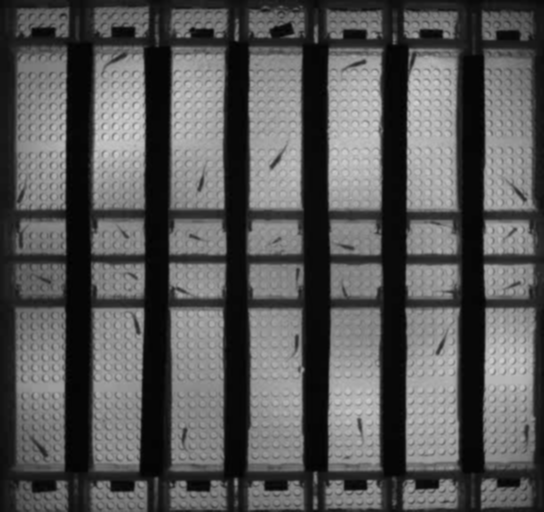
#> input picture data/input/frames/frame_000_original.png, 544 x 512 px
$ python -i balanced_frame_diff_detector.py   (imports and definitions only)
#> lines starting #> are read from the running program, lines starting #| are printed output that depends on the picture
#> further down, picture is the input picture: shape (512, 544, 3); min 1, max 213, mean 87.6
"""Balanced frame differencing detector optimized for ~20 fish per frame."""

import cv2
import numpy as np
from pathlib import Path
from typing import List, Tuple, Optional, Dict
from dataclasses import dataclass
from collections import deque
import time


@dataclass
class BalancedDetection:
    """Represents a detection from balanced frame differencing."""
    x: int
    y: int
    width: int
    height: int
    area: int
    confidence: float
    motion_magnitude: float
    frame_diff: float
    temporal_consistency: float


class BalancedFrameDifferencingDetector:
    """Balanced frame differencing detector optimized for ~20 fish per frame."""

    def __init__(self,
                 min_area: int = 5,
                 max_area: int = 120,
                 min_aspect_ratio: float = 1.0,
                 max_aspect_ratio: float = 10.0,
                 diff_threshold: int = 15,
                 gaussian_kernel: Tuple[int, int] = (3, 3),
                 expected_fish_count: int = 20,
                 temporal_window: int = 5,
                 confidence_threshold: float = 0.4):
        """
        Initialize balanced frame differencing detector.

        Args:
            min_area: Small minimum area for tiny fish
            max_area: Small maximum area
            min_aspect_ratio: Flexible aspect ratio
            max_aspect_ratio: Flexible aspect ratio
            diff_threshold: Low threshold for sensitivity
            gaussian_kernel: Small Gaussian blur kernel
            expected_fish_count: Expected number of fish per frame
            temporal_window: Number of frames to consider for temporal consistency
            confidence_threshold: Minimum confidence threshold for detections
        """
        self.min_area = min_area
        self.max_area = max_area
        self.min_aspect_ratio = min_aspect_ratio
        self.max_aspect_ratio = max_aspect_ratio
        self.diff_threshold = diff_threshold
        self.gaussian_kernel = gaussian_kernel
        self.expected_fish_count = expected_fish_count
        self.temporal_window = temporal_window
        self.confidence_threshold = confidence_threshold

        # Frame buffer for differencing
        self.frame_buffer = deque(maxlen=5)  # Keep last 5 frames
        self.background_model = None
        self.background_alpha = 0.03  # Moderate learning rate

        # Detection history for temporal consistency
        self.detection_history = deque(maxlen=temporal_window)

        # CLAHE for contrast enhancement
        self.clahe = cv2.createCLAHE(clipLimit=2.5, tileGridSize=(6, 6))

        self.frame_count = 0

    def preprocess_frame(self, frame: np.ndarray) -> np.ndarray:
        """Preprocess frame for better frame differencing."""
        # Convert to grayscale
        if len(frame.shape) == 3:
            gray = cv2.cvtColor(frame, cv2.COLOR_BGR2GRAY)
        else:
            gray = frame.copy()

        # Apply CLAHE for better contrast
        enhanced = self.clahe.apply(gray)
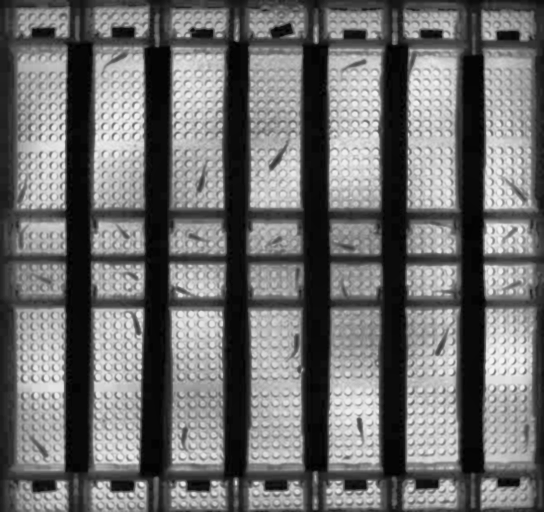
#> enhanced: shape (512, 544); min 0, max 246, mean 110.8

        # Apply minimal Gaussian blur to reduce noise while preserving small details
        blurred = cv2.GaussianBlur(enhanced, self.gaussian_kernel, 0)

        return blurred

    # [9 lines left out: function update_background_model, not called in this run]

    def compute_balanced_frame_difference(self, current_frame: np.ndarray) -> Tuple[np.ndarray, np.ndarray]:
        """Compute balanced frame difference using multiple methods."""
        # Add current frame to buffer
        self.frame_buffer.append(current_frame)

        if len(self.frame_buffer) < 2:
            return np.zeros_like(current_frame), np.zeros_like(current_frame)

        # Method 1: Consecutive frame difference
        prev_frame = self.frame_buffer[-2]
        consecutive_diff = cv2.absdiff(current_frame, prev_frame)

        # Method 2: Background subtraction
        background = self.update_background_model(current_frame)
        background_diff = cv2.absdiff(current_frame, background)

        # Method 3: Multi-frame difference
        multi_frame_diff = np.zeros_like(current_frame)
        if len(self.frame_buffer) >= 3:
            # Use recent frames for more robust detection
            for i in range(max(0, len(self.frame_buffer) - 3), len(self.frame_buffer) - 1):
                diff = cv2.absdiff(self.frame_buffer[i], self.frame_buffer[-1])
                multi_frame_diff = cv2.bitwise_or(multi_frame_diff, diff)

        # Method 4: Temporal gradient
        temporal_gradient = np.zeros_like(current_frame)
        if len(self.frame_buffer) >= 3:
            # Compute gradient across recent frames
            for i in range(max(0, len(self.frame_buffer) - 3), len(self.frame_buffer) - 1):
                grad = cv2.absdiff(self.frame_buffer[i], self.frame_buffer[i + 1])
                temporal_gradient = cv2.bitwise_or(temporal_gradient, grad)

        # Combine differences with balanced weights
        combined_diff = cv2.addWeighted(consecutive_diff, 0.4, background_diff, 0.4, 0)
        combined_diff = cv2.addWeighted(combined_diff, 0.7, multi_frame_diff, 0.3, 0)
        combined_diff = cv2.addWeighted(combined_diff, 0.8, temporal_gradient, 0.2, 0)

        return combined_diff, consecutive_diff

    def detect_motion_regions(self, frame: np.ndarray) -> List[BalancedDetection]:
        """Detect motion regions using balanced frame differencing."""
        # Preprocess frame
        processed_frame = self.preprocess_frame(frame)

        # Compute frame differences
        combined_diff, consecutive_diff = self.compute_balanced_frame_difference(processed_frame)
#> combined_diff: shape (512, 544); every value is 0

        # Apply threshold
        _, thresh = cv2.threshold(combined_diff, self.diff_threshold, 255, cv2.THRESH_BINARY)

        # Gentle morphological operations to preserve small objects
        kernel = cv2.getStructuringElement(cv2.MORPH_ELLIPSE, (2, 2))
        cleaned = cv2.morphologyEx(thresh, cv2.MORPH_OPEN, kernel, iterations=1)

        # Find contours
        contours, _ = cv2.findContours(cleaned, cv2.RETR_EXTERNAL, cv2.CHAIN_APPROX_SIMPLE)
#> contours = []

        detections = []
        for contour in contours:
            area = cv2.contourArea(contour)

            # Filter by area
            if area < self.min_area or area > self.max_area:
                continue

            # Get bounding rectangle
            x, y, w, h = cv2.boundingRect(contour)
            aspect_ratio = w / h if h > 0 else 0

            # Filter by aspect ratio
            if aspect_ratio < self.min_aspect_ratio or aspect_ratio > self.max_aspect_ratio:
                continue

            # Calculate motion magnitude in this region
            roi_diff = consecutive_diff[y:y+h, x:x+w]
            motion_magnitude = np.mean(roi_diff) if roi_diff.size > 0 else 0

            # Calculate frame difference strength
            roi_combined = combined_diff[y:y+h, x:x+w]
            frame_diff_strength = np.mean(roi_combined) if roi_combined.size > 0 else 0

            # Calculate temporal consistency
            temporal_consistency = self._calculate_temporal_consistency(x, y, w, h)

            # Calculate confidence
            confidence = self._calculate_balanced_confidence(contour, area, aspect_ratio,
                                                           motion_magnitude, frame_diff_strength,
                                                           temporal_consistency)

            # Apply confidence threshold
            if confidence < self.confidence_threshold:
                continue

            detection = BalancedDetection(
                x=x, y=y, width=w, height=h,
                area=int(area), confidence=confidence,
                motion_magnitude=motion_magnitude,
                frame_diff=frame_diff_strength,
                temporal_consistency=temporal_consistency
            )
            detections.append(detection)
#> this loop made 0 passes
#> after the loop, detections = []

        # Update detection history
        self.detection_history.append(detections)

        # Apply temporal filtering
        detections = self._apply_temporal_filtering(detections)

        # Apply non-maximum suppression
        detections = self._non_maximum_suppression(detections)

        # Limit to expected fish count if we have too many
        if len(detections) > self.expected_fish_count * 2:
            detections.sort(key=lambda x: x.confidence, reverse=True)
            detections = detections[:self.expected_fish_count * 2]

        return detections

    # [87 lines left out: functions _calculate_temporal_consistency, _calculate_overlap_boxes, _calculate_balanced_confidence, not called in this run]

    def _apply_temporal_filtering(self, detections: List[BalancedDetection]) -> List[BalancedDetection]:
        """Apply temporal filtering to improve detection quality."""
        if len(self.detection_history) < 2:
            return detections

        # Boost confidence for detections that appear consistently
        for detection in detections:
            if detection.temporal_consistency > 0.4:
                detection.confidence *= 1.1  # Small boost for consistent detections

        return detections

    def _non_maximum_suppression(self, detections: List[BalancedDetection],
                                overlap_threshold: float = 0.3) -> List[BalancedDetection]:
        """Remove overlapping detections."""
        if not detections:
            return []

        # Sort by confidence
        detections = sorted(detections, key=lambda x: x.confidence, reverse=True)

        keep = []
        while detections:
            # Take the detection with highest confidence
            current = detections.pop(0)
            keep.append(current)

            # Remove overlapping detections
            remaining = []
            for detection in detections:
                if self._calculate_overlap_boxes(
                    (current.x, current.y, current.width, current.height),
                    (detection.x, detection.y, detection.width, detection.height)
                ) < overlap_threshold:
                    remaining.append(detection)

            detections = remaining

        return keep

    # [67 lines left out: functions process_frame, visualize_detections, get_detection_statistics, not called in this run]

>>> import cv2
>>> picture = cv2.imread('../../data/input/frames/frame_000_original.png')
>>> result = BalancedFrameDifferencingDetector().detect_motion_regions(picture)
#> result = []
